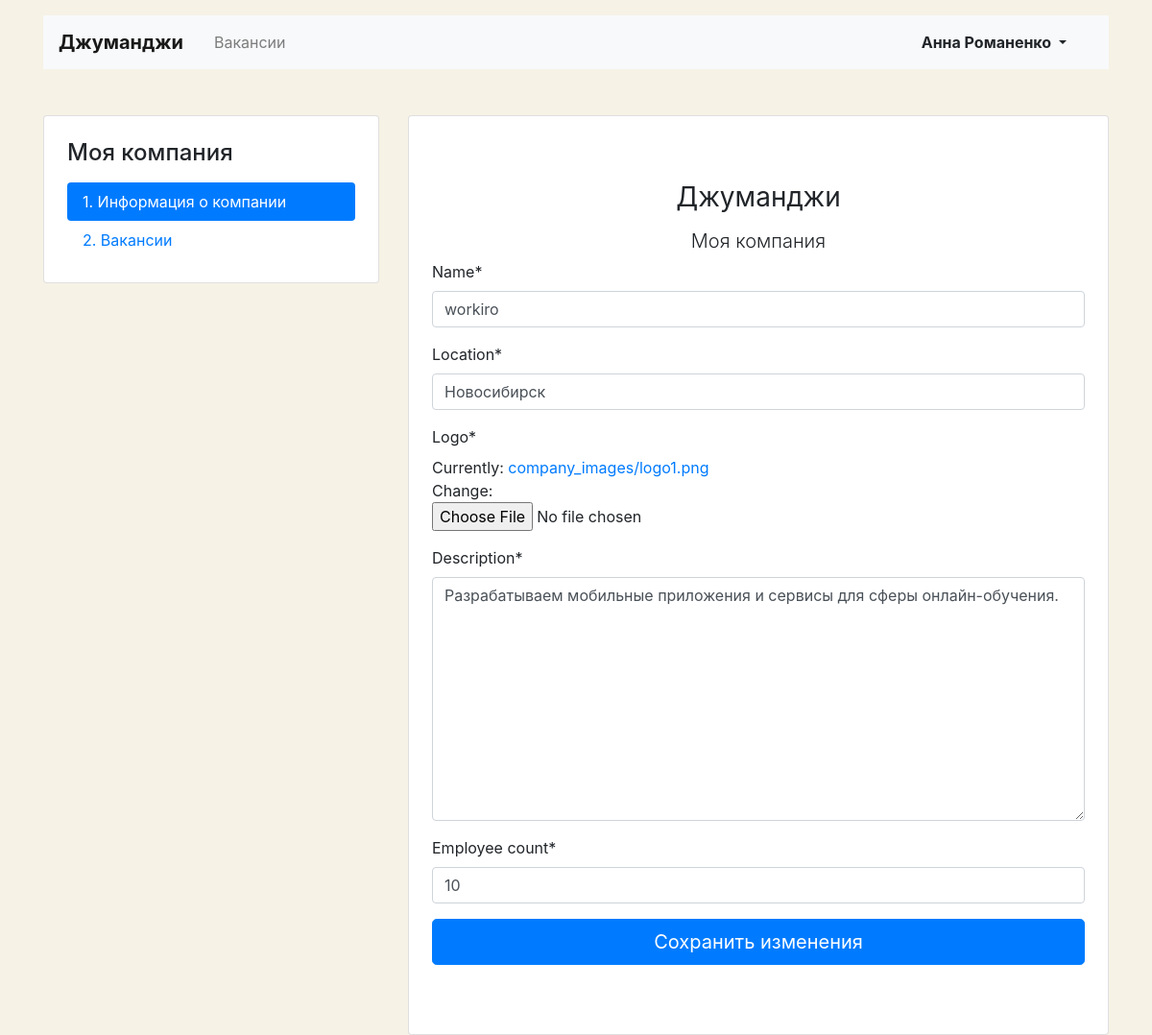
Page /mycompany/ (signed in) on the committed database.
### jobs/models.py (models this page shows, shortened)
class Company(models.Model):
    name = models.CharField(max_length=120, unique=True)
    location = models.CharField(max_length=120)
    logo = models.ImageField(upload_to=MEDIA_COMPANY_IMAGE_DIR)
    description = models.TextField()
    employee_count = models.IntegerField()
    owner = models.OneToOneField(get_user_model(), on_delete=models.PROTECT,
                                 related_name='company')

### jobs/views.py (the view, shortened to what this page needs)
# urls.py: path('mycompany/', MyCompanyView.as_view(), name='my_company'),
class MyCompanyView(View):
    def get(self, request):
        head_title = "Моя компания | "
        try:
            company = Company.objects.get(owner=request.user.id)
        except Company.DoesNotExist:
            return redirect('lets_start')
        context = {
            "head_title": head_title,
            "company": company,
            'form': CompanyForm(instance=company),
        }
        return render(request, 'mycompany.html', context=context)

### jobs/forms.py
class CompanyForm(forms.ModelForm):
    class Meta:
        model = Company
        fields = ('name', 'location', 'logo', 'description', 'employee_count')

### templates/mycompany.html (shortened to what this page needs)
{% extends 'base.html' %}
{% load crispy_forms_tags %}
{% block container %}
  <main class="container">
    <div class="row mt-5">
      <div class="col-12 col-lg-4">
        <aside class="pt-3 pb-4 px-4 mb-5 card">
          <h1 class="h4 pt-2 pb-2">Моя компания</h1>
          <div class="nav flex-column nav-pills" id="v-pills-tab" role="tablist" aria-orientation="vertical">
            <a class="nav-link active" href="{% url 'my_company' %}">1. Информация о&nbsp;компании</a>
            <a class="nav-link" href="{% url 'my_vacancies' %}">2. Вакансии</a>
          </div>
        </aside>
      </div>
      <div class="col-12 col-lg-8">
        <div class="card">
          <div class="card-body px-4 pb-4">
            <form action = "/mycompany/" enctype="multipart/form-data" method = "POST">
              <div class="text-center mt-5 b-1">
                <h1 class="h3 mb-3 font-weight-normal">Джуманджи</h1>
                <p class="h5 font-weight-light">Моя компания</p>
              </div>
                {{ form|crispy }}
                <button class="btn btn-primary btn-lg btn-block mb-5" type="submit">Сохранить изменения</button>
            </form>
          </div>
        </div>
      </div>
    </div>
  </main>
{% endblock %}

### templates/base.html (shortened to what this page needs)
<!DOCTYPE html>
<html lang="ru">
<head>
  <link rel="stylesheet" href="https://stackpath.bootstrapcdn.com/bootstrap/4.3.1/css/bootstrap.min.css">
</head>
<body>
  <header class="container mt-3">
    <nav class="navbar navbar-expand-lg navbar-light bg-light">
      <a class="navbar-brand mr-4 font-weight-bold" href="{% url 'main' %}">Джуманджи</a>
      <div class="collapse navbar-collapse justify-content-between" id="navbarNav">
        <ul class="navbar-nav col-10">
          <li class="nav-item">
            <a class="nav-link" href="{% url 'vacancies' %}">Вакансии</a>
          </li>
        </ul>
        {% if request.user.is_authenticated %}
        <ul class="navbar-nav col-2 justify-content-end">
          <li class="nav-item active">
            <div class="btn-group">
              <button type="button" class="btn dropdown-toggle font-weight-bold" data-toggle="dropdown" aria-haspopup="true" aria-expanded="false">
                {{ user.first_name }} {{ user.last_name }}
              </button>
            </div>
          </li>
        </ul>
        {% else %}
        <ul class="navbar-nav col-2 justify-content-end">
          <li class="nav-item active">
            <a href="{% url 'login' %}" class="nav-link font-weight-bold">Вход</a>
          </li>
        </ul>
        {% endif %}
      </div>
    </nav>
  </header>
  {% block container %} {% endblock %}
</body>
</html>

### templates/base.html (style rules this page uses)
body { background-color: #F6F2E6; }

### rows in the picture
Company: name "workiro", location "Новосибирск", description "Разрабатываем мобильные приложения и сервисы для сферы онлайн-обучения.", employee_count "10"

### other values in the picture
{{ user.first_name }} "Анна"
{{ user.last_name }} "Романенко"
